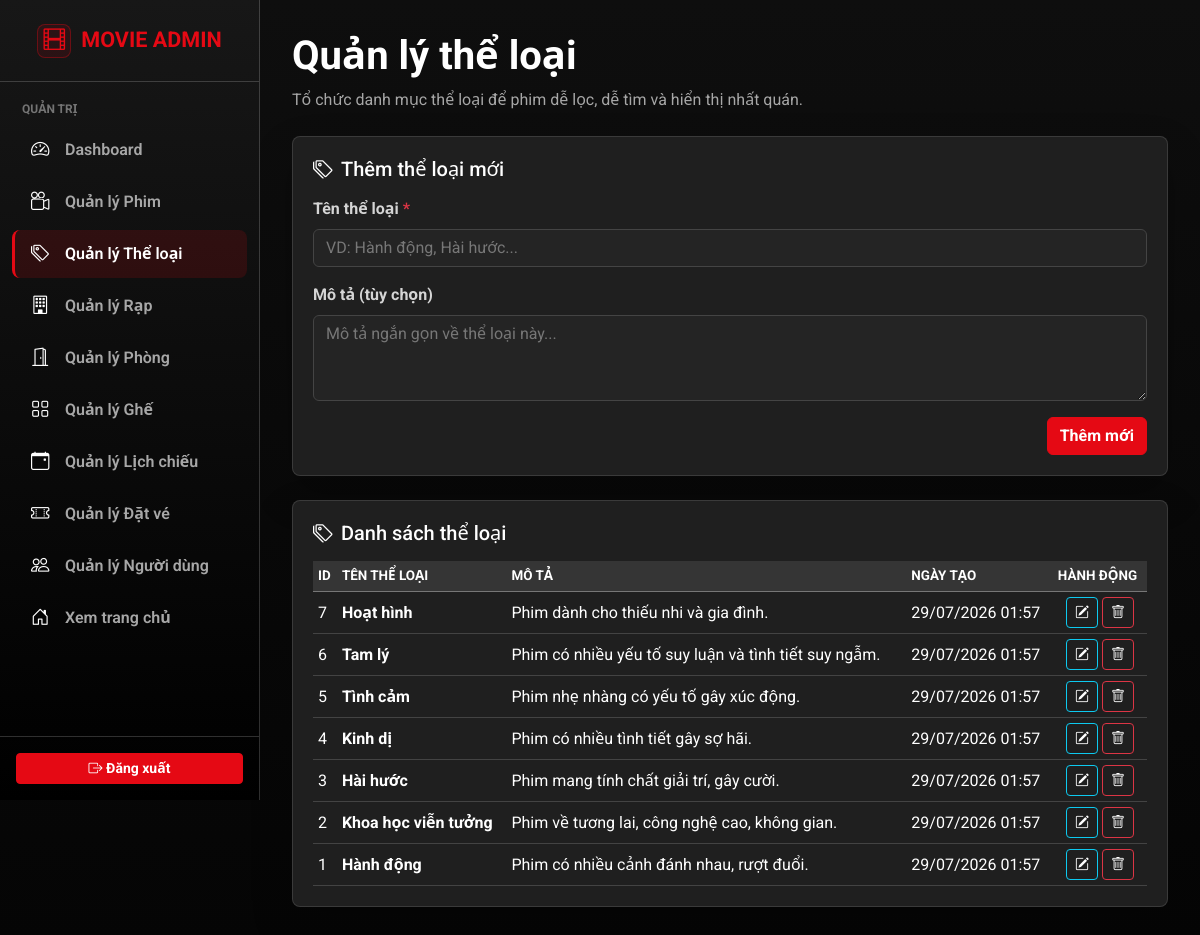
The page /frontend/admin/manage_genres.php (signed in) on the database its author committed.
### tables this page shows
CREATE TABLE genres
(
    id          INT PRIMARY KEY AUTO_INCREMENT,
    name        VARCHAR(50) NOT NULL UNIQUE,
    description TEXT        NULL,
    created_at  TIMESTAMP DEFAULT CURRENT_TIMESTAMP,
    updated_at  TIMESTAMP DEFAULT CURRENT_TIMESTAMP ON UPDATE CURRENT_TIMESTAMP
);

### backend/app/init.php (called while the page is built, shortened)
<?php
spl_autoload_register(function ($class_name) {
    $prefix = 'App\\';
    $base_dir = __DIR__ . '/';
    $len = strlen($prefix);
    $relative_class = substr($class_name, $len);
    $file = $base_dir . str_replace('\\', '/', $relative_class) . '.php';
});

### backend/app/Config/Database.php (called while the page is built, shortened)
<?php
class Database {
    private static $connection = null;
    public static function getConnection() {
        if (self::$connection === null) {
            $host     = getenv('DB_HOST') ?: 'localhost';
            $username = getenv('DB_USER') ?: 'root';
            $password = getenv('DB_PASSWORD') !== false ? getenv('DB_PASSWORD') : '';
            $database = getenv('DB_NAME') ?: 'movie_ticket_booking';
            $port     = getenv('DB_PORT') ?: 3306;
            $conn = mysqli_connect($host, $username, $password, $database, (int)$port);
            mysqli_set_charset($conn, "utf8mb4");
            self::$connection = $conn;
        }
        return self::$connection;
    }
}

### backend/app/Controllers/GenreController.php (called while the page is built, shortened)
<?php
class GenreController {
    private $service;
    public function __construct() {
        $this->service = new GenreService();
    }
    public function getAllGenres() {
        return $this->service->getAllGenres();
    }
}

### backend/app/Services/GenreService.php (called while the page is built, shortened)
<?php
class GenreService {
    private $model;
    public function __construct() {
        $this->model = new GenreModel();
    }
    public function getAllGenres() {
        return $this->model->getAll();
    }
}

### backend/app/Models/GenreModel.php (called while the page is built, shortened)
<?php
class GenreModel {
    private $conn;
    public function __construct() {
        $this->conn = Database::getConnection();
    }
    public function getAll() {
        $query = "SELECT * FROM genres ORDER BY id DESC";
        $result = mysqli_query($this->conn, $query);
        $genres = [];
        if ($result) {
            while ($row = mysqli_fetch_assoc($result)) {
                $genres[] = $row;
            }
        }
        return $genres;
    }
}

### frontend/admin/manage_genres.php (the view, shortened to what this page needs)
<?php
require_once '../../backend/app/init.php';
require_once 'admin_header.php';
require_once 'admin_sidebar.php';
$controller = new GenreController();
$edit_genre = null;
$genres_list = $controller->getAllGenres();
?>
<div class="container-fluid">
    <div class="admin-page-header d-flex flex-column flex-lg-row justify-content-between align-items-start gap-3 mb-4">
        <div>
            <h1 class="mb-0 text-white fw-bold">Quản lý thể loại</h1>
            <p class="mb-0 mt-2 text-muted">Tổ chức danh mục thể loại để phim dễ lọc, dễ tìm và hiển thị nhất quán.</p>
        </div>
    </div>
    <div class="admin-card mb-4">
        <h5 class="mb-3 text-white"><i class="bi bi-tags me-2"></i><?= $edit_genre ? 'Cập nhật thể loại' : 'Thêm thể loại mới' ?></h5>
        <form action="manage_genres.php" method="POST">
            <div class="mb-3">
                <label class="form-label">Tên thể loại <span class="text-danger">*</span></label>
                <input type="text" class="form-control" name="name" required placeholder="VD: Hành động, Hài hước..." value="<?= htmlspecialchars($edit_genre['name'] ?? '') ?>">
            </div>
            <div class="mb-3">
                <label class="form-label">Mô tả (tùy chọn)</label>
                <textarea class="form-control" name="description" rows="3" placeholder="Mô tả ngắn gọn về thể loại này..."><?= htmlspecialchars($edit_genre['description'] ?? '') ?></textarea>
            </div>
            <div class="mt-3 text-end">
                <button type="submit" class="btn btn-netflix-red">
                    <?= $edit_genre ? 'Lưu thay đổi' : 'Thêm mới' ?>
                </button>
            </div>
        </form>
    </div>
    <div class="admin-card">
        <h5 class="mb-3 text-white"><i class="bi bi-tags me-2"></i>Danh sách thể loại</h5>
        <div class="table-responsive">
            <table class="table table-hover admin-table align-middle mb-0">
                <thead>
                    <tr>
                        <th>ID</th>
                        <th>Tên thể loại</th>
                        <th>Mô tả</th>
                        <th>Ngày tạo</th>
                        <th>Hành động</th>
                    </tr>
                </thead>
                <tbody>
                    <?php if (!empty($genres_list)): ?>
                        <?php foreach ($genres_list as $genre): ?>
                            <tr>
                                <td><?= $genre['id'] ?></td>
                                <td><strong><?= htmlspecialchars($genre['name']) ?></strong></td>
                                <td><?= htmlspecialchars($genre['description'] ?? 'Không có mô tả') ?></td>
                                <td><?= date('d/m/Y H:i', strtotime($genre['created_at'])) ?></td>
                                <td class="text-center">
                                    <div class="d-flex gap-1 justify-content-center">
                                        <a href="manage_genres.php?edit_id=<?= $genre['id'] ?>" class="btn btn-sm btn-outline-info admin-icon-btn" title="Sửa thể loại">
                                            <i class="bi bi-pencil-square"></i>
                                        </a>
                                        <form action="" method="POST" class="d-inline" onsubmit="return confirm('Bạn có chắc chắn muốn xóa thể loại này? Phim thuộc thể loại này sẽ bị gỡ thẻ.');">
                                            <button type="submit" class="btn btn-sm btn-outline-danger admin-icon-btn" title="Xóa thể loại" aria-label="Xóa thể loại">
                                                <i class="bi bi-trash"></i>
                                            </button>
                                        </form>
                                    </div>
                                </td>
                            </tr>
                        <?php endforeach; ?>
                    <?php endif; ?>
                </tbody>
            </table>
        </div>
    </div>
</div>
<?php require_once 'admin_footer.php'; ?>

### frontend/css/admin.css (style rules this page uses)
:root { --admin-bg: #0a0a0a; --admin-surface: #1f1f1f; --admin-surface-soft: #242424; --admin-surface-head: #353535; --admin-sidebar: #000000; --admin-border: rgba(255, 255, 255, 0.18); --admin-border-soft: rgba(255, 255, 255, 0.12); --admin-text: #f5f5f5; --admin-muted: #a7a7a7; --admin-danger: #e50914; --admin-danger-hover: #b20710; --admin-radius: 8px; --admin-sidebar-width: 260px; }
body { min-height: 100vh; margin: 0; background: linear-gradient(180deg, #0e0e0e 0%, var(--admin-bg) 45%, #050505 100%); color: var(--admin-text); font-family: "Roboto", "Segoe UI", Arial, sans-serif; }
a, a:hover { color: inherit; }
.text-muted { color: var(--admin-muted) !important; }
.admin-content .container-fluid { padding-right: 0; padding-left: 0; }
.admin-card { padding: 20px; overflow: hidden; border: 1px solid var(--admin-border-soft); border-radius: var(--admin-radius); background: var(--admin-surface); color: var(--admin-text); box-shadow: 0 18px 40px rgba(0, 0, 0, 0.24); }
.table-responsive { background: var(--admin-surface); }
.admin-table { --bs-table-bg: var(--admin-surface); --bs-table-color: var(--admin-text); --bs-table-border-color: rgba(255, 255, 255, 0.16); --bs-table-hover-bg: #2b2b2b; --bs-table-hover-color: #ffffff; margin: 0; }
.admin-table thead th { border-bottom: 1px solid rgba(255, 255, 255, 0.32) !important; background: var(--admin-surface-head) !important; color: #ffffff !important; font-size: 0.84rem; font-weight: 700; text-transform: uppercase; }
.admin-table td, .admin-table th { padding: 5px; vertical-align: middle; }
.admin-table td, .admin-table td i, .admin-table strong { color: #ffffff; }
.btn-netflix-red { border: 1px solid var(--admin-danger); background: var(--admin-danger); color: #ffffff; font-weight: 700; }
.form-label { color: #d5d5d5; font-weight: 700; }
.form-control, .form-select { border-color: #444444; background-color: var(--admin-surface-soft); color: var(--admin-text); }
.form-control::placeholder { color: #777777; }

### rows shown on the page
genres: id "7", name "Hoạt hình", description "Phim dành cho thiếu nhi và gia đình.", created_at "29/07/2026 01:57"
genres: id "6", name "Tam lý", description "Phim có nhiều yếu tố suy luận và tình tiết suy ngẫm.", created_at "29/07/2026 01:57"
genres: id "5", name "Tình cảm", description "Phim nhẹ nhàng có yếu tố gây xúc động.", created_at "29/07/2026 01:57"
genres: id "4", name "Kinh dị", description "Phim có nhiều tình tiết gây sợ hãi.", created_at "29/07/2026 01:57"
genres: id "3", name "Hài hước", description "Phim mang tính chất giải trí, gây cười.", created_at "29/07/2026 01:57"
genres: id "2", name "Khoa học viễn tưởng", description "Phim về tương lai, công nghệ cao, không gian.", created_at "29/07/2026 01:57"
genres: id "1", name "Hành động", description "Phim có nhiều cảnh đánh nhau, rượt đuổi.", created_at "29/07/2026 01:57"
